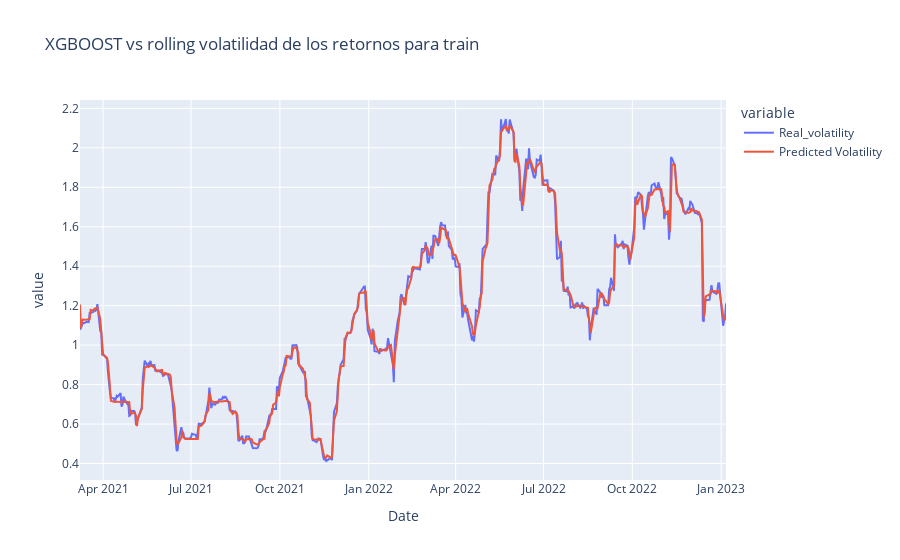

Here is the notebook cell this chart was saved with:
### Code cell
XGBoost_and_rolling = px.line(XGBoost_and_rolling,
                              title="XGBOOST vs rolling volatilidad de los retornos para train")
XGBoost_and_rolling.show()

### Figure 1 — Plotly figure (JSON) as saved in the notebook; plotly's stock layout.template omitted (floating-point values rounded to 4 significant figures; data arrays with more than 128 entries replaced by an {"elided": "..."} marker saying what was removed)
{"data": [{"hovertemplate": "variable=Real_volatility<br>Date=%{x}<br>value=%{y}<extra></extra>", "legendgroup": "Real_volatility", "line": {"color": "#636efa", "dash": "solid"}, "marker": {"symbol": "circle"}, "mode": "lines", "name": "Real_volatility", "orientation": "v", "showlegend": true, "type": "scatter", "x": {"elided": "464 str values"}, "xaxis": "x", "y": {"elided": "464 float values"}, "yaxis": "y"}, {"hovertemplate": "variable=Predicted Volatility<br>Date=%{x}<br>value=%{y}<extra></extra>", "legendgroup": "Predicted Volatility", "line": {"color": "#EF553B", "dash": "solid"}, "marker": {"symbol": "circle"}, "mode": "lines", "name": "Predicted Volatility", "orientation": "v", "showlegend": true, "type": "scatter", "x": {"elided": "464 str values"}, "xaxis": "x", "y": {"elided": "464 float values"}, "yaxis": "y"}], "layout": {"legend": {"title": {"text": "variable"}, "tracegroupgap": 0}, "title": {"text": "XGBOOST vs rolling volatilidad de los retornos para train"}, "xaxis": {"anchor": "y", "domain": [0, 1], "title": {"text": "Date"}}, "yaxis": {"anchor": "x", "domain": [0, 1], "title": {"text": "value"}}}}
